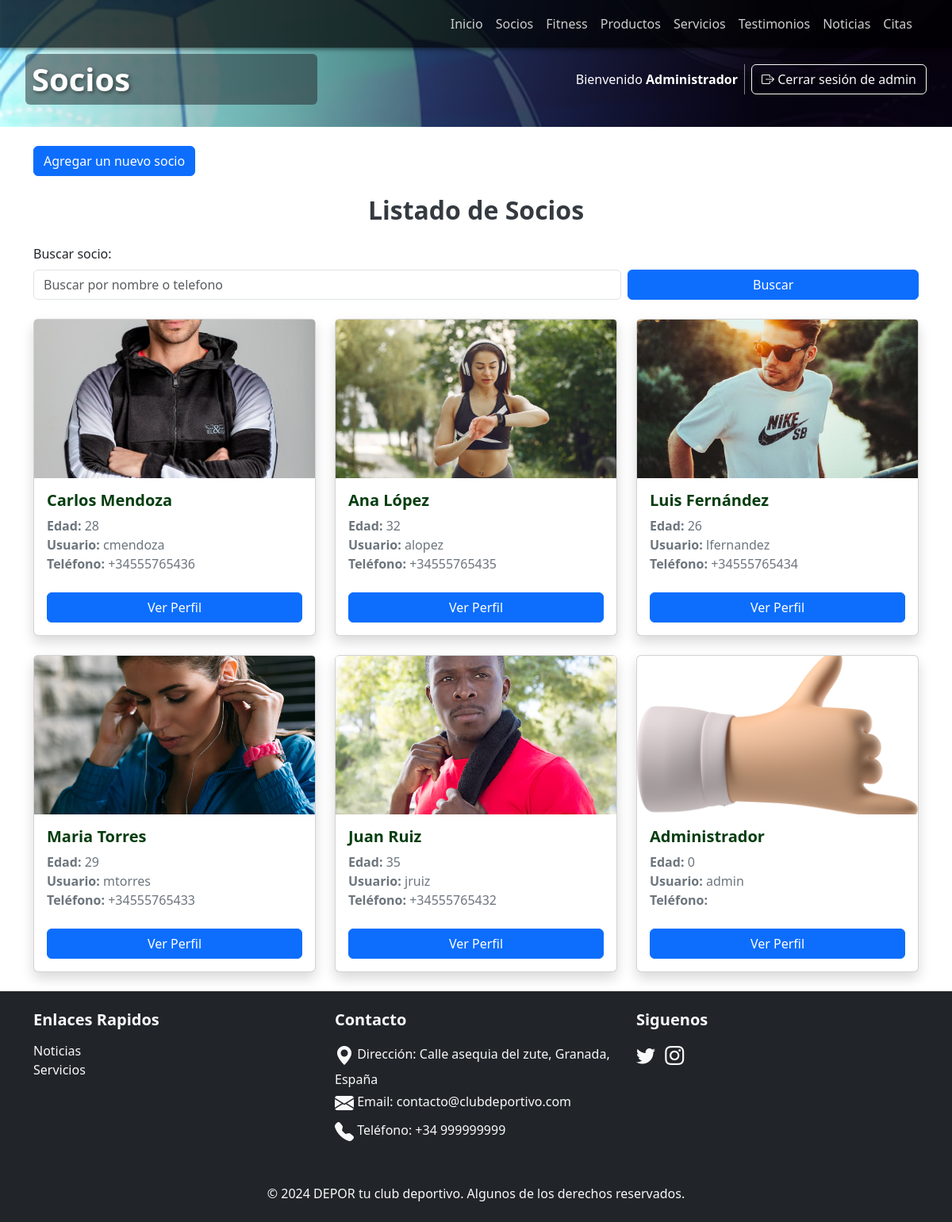
Page /socios/index.php (signed in) on the committed database.
### tables this page shows
CREATE TABLE `socio` (
  `id` int(11) NOT NULL AUTO_INCREMENT,
  `nombre` varchar(50) NOT NULL,
  `edad` int(11) DEFAULT NULL,
  `usuario` varchar(30) NOT NULL,
  `password` varchar(255) NOT NULL,
  `telefono` varchar(15) DEFAULT NULL,
  `foto` varchar(100) DEFAULT NULL,
  `tipo_usuario` varchar(20) NOT NULL,
  PRIMARY KEY (`id`) 
);

### config/init.php (called while the page is built, shortened)
<?php
$SOCIO = false;
if (isset($_SESSION['tipo_usuario'])) {
    if ($_SESSION['tipo_usuario'] == 'admin') {
        $ADMIN = true;
    } else if ($_SESSION['tipo_usuario'] == 'socio') {
        $SOCIO = true;
    }
} else {
    $ANONIMO = true;
}
?>

### funciones/funcionesSocios.php (called while the page is built, shortened)
<?php
    function getSocios($conexion) {
        $sentencia = "SELECT id, nombre, edad, usuario, telefono, foto FROM socio";
        $consulta = $conexion->prepare($sentencia);
        if ($consulta->execute() === false) {
            die("Error en la ejecución de la consulta: " . $consulta->error);
        }
        $id = $nombre = $edad = $usuario = $telefono = $foto = null;
        $consulta->bind_result($id, $nombre, $edad, $usuario, $telefono, $foto);
        $socios = array();
        while ($consulta->fetch()) {
            $socios[] = array(
                'id' => $id,
                'nombre' => $nombre,
                'edad' => $edad,
                'usuario' => $usuario,
                'telefono' => $telefono,
                'foto' => $foto
            );
        }
        return $socios;
    }
?>

### socios/index.php (the view, shortened to what this page needs)
<?php
    require_once "../config/init.php";
    require_once "../funciones/funcionesSocios.php";
?>
<!DOCTYPE html>
<html lang="en">
<head>
    <link href="https://cdn.jsdelivr.net/npm/bootstrap@5.3.3/dist/css/bootstrap.min.css" rel="stylesheet">
    <link href="https://cdn.jsdelivr.net/npm/bootstrap-icons/font/bootstrap-icons.css" rel="stylesheet">
    <link rel="stylesheet" href="../assets/css/otros.css">
</head>
<body>
    <?php
        $nivel = 1;
        $titulo = "Socios";
        require_once "../requires/cabecera.php"
    ?>
    <main>
    <section class="container py-4 seccion_socios">
        <a href="agregar.php" class="btn btn-primary mb-4">Agregar un nuevo socio</a>
        <h1 class="text-center mb-4">Listado de Socios</h1>
        <form method="GET" action="" class="mb-4">
            <div class="row g-2 align-items-center">
                <div class="col-12 col-md-8">
                    <label for="buscar" class="form-label">Buscar socio:</label>
                    <input
                        type="text"
                        name="buscar"
                        id="buscar"
                        class="form-control"
                        placeholder="Buscar por nombre o telefono"
                        value="<?= isset($_GET['buscar']) ? $_GET['buscar'] : '' ?>"
                    />
                </div>
                <div class="col-12 col-md-4 mt-auto">
                    <button type="submit" class="btn btn-primary w-100">Buscar</button>
                </div>
            </div>
        </form>
        <div class="contenedor_socios row row-cols-1 row-cols-md-2 row-cols-lg-3 g-4">
            <?php
            $terminoBusqueda = isset($_GET['buscar']) ? $_GET['buscar'] : null;
            if ($terminoBusqueda) {
                $socios = getSociosConBusqueda($conexion, $terminoBusqueda);
            } else {
                $socios = getSocios($conexion);
            }
            if(count($socios) > 0){
                foreach ($socios as $socio) {
                    echo '
                    <div class="col">
                        <div class="card h-100 shadow">
                            <img src="../'. $socio['foto'] . '" class="card-img-top" alt="Foto de ' . $socio['nombre'] . '">
                            <div class="card-body">
                                <h5 class="card-title">' . $socio['nombre'] . '</h5>
                                <p class="card-text">
                                    <strong>Edad:</strong> ' . $socio['edad'] . '<br>
                                    <strong>Usuario:</strong> ' . $socio['usuario'] . '<br>
                                    <strong>Teléfono:</strong> ' . $socio['telefono'] . '
                                </p>
                                <a href="perfil.php?id=' . $socio['id'] . '" class="btn btn-primary w-100 mt-2">Ver Perfil</a>
                            </div>
                        </div>
                    </div>';
                }
            }else {
                echo "<p class='text-danger'>No se encontraron resultados.</p>";
            }
            ?>
        </div>
    </section>
    </main>
    <?php
        include('../requires/footer.php');
    ?>
</body>
</html>

### requires/cabecera.php (shortened to what this page needs)
<header class="header-principal pb-0">
    <?php
        if ($nivel == 0) {
            require_once "requires/menu.php";
        } else if ($nivel == 1) {
            require_once "../requires/menu.php";
        }
    ?>
    <div class="container-fluid py-3">
        <div class="row align-items-center g-3">
            <div class="col-md-4">
                <div class="texto-cabecera text-start bg-dark bg-opacity-50 p-2 rounded">
                    <?php
                        if ($nivel == 0) {
                            echo '<h1 class="m-0 fw-bold text-white">Depor</h1>';
                            echo '<h2 class="h6 m-0 text-white">Tu club deportivo.</h2>';
                        }
                        else if ($nivel == 1) {
                            echo "<h1 class='h4 m-0 fw-bold text-white'>" . $titulo . "</h1>";
                        }
                    ?>
                </div>
            </div>
            <div class="col-md-8">
                <div class="session-info d-flex justify-content-end align-items-center gap-3">
                    <?php
                    if (isset($_SESSION['nombre'])) {
                        $salir_path = ($nivel == 0) ? "acceder/cerrar_sesion.php" : "../acceder/cerrar_sesion.php";
                        echo '
                        <div class="d-flex align-items-center gap-2">
                            <span class="text-white">Bienvenido <strong>'.htmlspecialchars($_SESSION['nombre']).'</strong></span>
                            <div class="vr text-white opacity-50"></div>
                            <a href="'.$salir_path.'" class="btn btn-outline-light" title="Cerrar sesión">
                                <i class="bi bi-box-arrow-right"></i> Cerrar sesión de '.htmlspecialchars($_SESSION['tipo_usuario']).'
                            </a>
                        </div>';
                    } else {
                        $acceder_path = ($nivel == 0) ? "acceder/" : "../acceder/";
                        echo '
                        <a href="'.$acceder_path.'" class="btn btn-outline-light">
                            <i class="bi bi-box-arrow-in-right"></i> Acceder
                        </a>';
                    }
                    ?>
                </div>
            </div>
        </div>
    </div>
</header>

### requires/menu.php (shortened to what this page needs)
<nav class="navbar navbar-expand-lg fixed-top">
    <div class="container">
        <?php
            $prefijo = ($nivel === 0) ? "" : "../";
        ?>
        <div class="collapse navbar-collapse" id="navbarNav">
            <ul class="navbar-nav ms-auto">
                <?php if (!isset($_SESSION['usuario'])): ?>
                    <li class="nav-item"><a href="<?= $prefijo ?>index.php" class="nav-link">Inicio</a></li>
                    <li class="nav-item"><a href="<?= $prefijo ?>testimonios/" class="nav-link">Testimonios</a></li>
                    <li class="nav-item"><a href="<?= $prefijo ?>servicios/" class="nav-link">Servicios</a></li>
                    <li class="nav-item"><a href="<?= $prefijo ?>acceder/" class="nav-link">Acceder</a></li>
                <?php else: ?>
                    <?php if ($SOCIO): ?>
                        <li class="nav-item"><a href="<?= $prefijo ?>index.php" class="nav-link">Inicio</a></li>
                        <li class="nav-item">
                            <a href="<?= $prefijo ?>socios/perfil.php?id=<?= $_SESSION['id'] ?>" class="nav-link">
                                Datos personales
                            </a>
                        </li>
                        <li class="nav-item"><a href="<?= $prefijo ?>fitness/" class="nav-link">Fitness</a></li>
                        <li class="nav-item"><a href="<?= $prefijo ?>productos/" class="nav-link">Productos</a></li>
                        <li class="nav-item"><a href="<?= $prefijo ?>citas/" class="nav-link">Citas</a></li>
                        <li class="nav-item"><a href="<?= $prefijo ?>testimonios/" class="nav-link">Testimonios</a></li>
                        <li class="nav-item"><a href="<?= $prefijo ?>noticias/" class="nav-link">Noticias</a></li>
                        <li class="nav-item"><a href="<?= $prefijo ?>servicios/" class="nav-link">Servicios</a></li>
                    <?php elseif ($ADMIN): ?>
                        <li class="nav-item"><a href="<?= $prefijo ?>index.php" class="nav-link">Inicio</a></li>
                        <li class="nav-item"><a href="<?= $prefijo ?>socios/" class="nav-link">Socios</a></li>
                        <li class="nav-item"><a href="<?= $prefijo ?>fitness/" class="nav-link">Fitness</a></li>
                        <li class="nav-item"><a href="<?= $prefijo ?>productos/" class="nav-link">Productos</a></li>
                        <li class="nav-item"><a href="<?= $prefijo ?>servicios/" class="nav-link">Servicios</a></li>
                        <li class="nav-item"><a href="<?= $prefijo ?>testimonios/" class="nav-link">Testimonios</a></li>
                        <li class="nav-item"><a href="<?= $prefijo ?>noticias/" class="nav-link">Noticias</a></li>
                        <li class="nav-item"><a href="<?= $prefijo ?>citas/" class="nav-link">Citas</a></li>
                    <?php endif; ?>
                <?php endif; ?>
            </ul>
        </div>
    </div>
</nav>

### requires/footer.php
<footer class="bg-dark text-light py-4">
    <div class="container">
        <div class="row">
            <div class="col-md-4 mb-3">
                <h5>Enlaces Rapidos</h5>
                <ul class="list-unstyled">
                    <li><a href="/noticias/index.php" class="text-light text-decoration-none">Noticias</a></li>
                    <li><a href="/servicios.php" class="text-light text-decoration-none">Servicios</a></li>
                </ul>
            </div>
            <div class="col-md-4 mb-3">
                <h5>Contacto</h5>
                <ul class="list-unstyled">
                    <li><i class="bi bi-geo-alt-fill"></i> Dirección: Calle asequia del zute, Granada, España</li>
                    <li><i class="bi bi-envelope-fill"></i> Email: contacto@clubdeportivo.com</li>
                    <li><i class="bi bi-telephone-fill"></i> Teléfono: +34 999999999</li>
                </ul>
            </div>
            <div class="col-md-4 mb-3">
                <h5>Siguenos</h5>
                <a href="#" class="text-light me-2"><i class="bi bi-twitter"></i></a>
                <a href="#" class="text-light me-2"><i class="bi bi-instagram"></i></a>
            </div>
        </div>
        <div class="text-center mt-3">
            <p class="mb-0">&copy; 2024 DEPOR tu club deportivo. Algunos de los derechos reservados.</p>
        </div>
    </div>
</footer>

### assets/css/otros.css (style rules this page uses)
body { margin: 0; padding: 0; }
.header-principal { background-image: linear-gradient(to right, rgba(0, 0, 0, 0) 0%, rgba(0, 0, 0, 0.901) 80%), url("../img/fondo1.avif"); background-size: cover; background-position: center; color: white; text-align: center; padding: 40px 20px; padding-bottom: 0px; height: 20vh; display: flex; flex-direction: column; justify-content: center; align-items: center; }
.header-principal h1 { font-size: 2.5rem; font-weight: bold; margin: 0; text-shadow: 2px 2px 5px rgba(0, 0, 0, 0.5); }
.navbar { background-color: rgba(0, 0, 0, 0.7); position: fixed; top: 0; width: 100%; z-index: 1000; padding: 10px 20px; box-shadow: 0 2px 5px rgba(0, 0, 0, 0.5); }
.navbar ul li a { color: rgb(206, 206, 206); }
section { padding: 40px 140px; }
.seccion_socios h1 { font-size: 2rem; font-weight: bold; color: #343a40; margin-bottom: 1.5rem; }
.contenedor_socios .card-img-top { object-fit: cover; height: 200px; width: 100%; border-radius: 0.25rem 0.25rem 0 0; }
.contenedor_socios .card-title { font-size: 1.25rem; font-weight: bold; color: #053d0f; }
.contenedor_socios .card-text { font-size: 1rem; color: #6c757d; }
.contenedor_socios .card { transition: transform 0.3s ease, box-shadow 0.3s ease; }
footer { background-color: #212529; color: #f8f9fa; }
footer h5 { font-weight: bold; margin-bottom: 15px; }
footer a { transition: color 0.3s; }
footer .bi { font-size: 1.5rem; vertical-align: middle; }

### rows in the picture
socio: foto (picture), nombre "Carlos Mendoza", edad "28", usuario "cmendoza", telefono "+34555765436"
socio: foto (picture), nombre "Ana López", edad "32", usuario "alopez", telefono "+34555765435"
socio: foto (picture), nombre "Luis Fernández", edad "26", usuario "lfernandez", telefono "+34555765434"
socio: foto (picture), nombre "Maria Torres", edad "29", usuario "mtorres", telefono "+34555765433"
socio: foto (picture), nombre "Juan Ruiz", edad "35", usuario "jruiz", telefono "+34555765432"
socio: foto (picture), nombre "Administrador", edad "0", usuario "admin"

### other values in the picture
$titulo "Socios"
$_SESSION['nombre'] "Administrador"
$_SESSION['tipo_usuario'] "admin"
